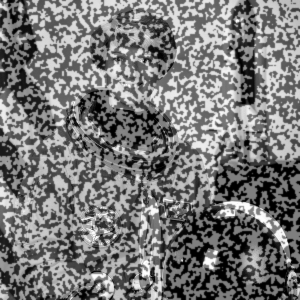
#> input picture main/getting_started/astronaut0.png, 300 x 300 px
$ python strain_window_measured.py
#> lines starting #> are read from the running program, lines starting #| are printed output that depends on the picture
#> in read, returned value is the input picture: shape (300, 300); min 0, max 255, mean 120.2
### src/dictk/image.py
"""Image I/O, grayscale conversion, combination, and inspection utilities."""

import base64
import importlib.resources
from pathlib import Path
from typing import NamedTuple

import imageio.v3 as iio
import numpy as np
from scipy.interpolate import RegularGridInterpolator
from scipy.ndimage import zoom


class PixelCoordinate(NamedTuple):
    """A pixel location in an image's reference frame.

    Attributes:
        x: Horizontal pixel coordinate, increasing left to right.
        y: Vertical pixel coordinate, increasing top to bottom.
    """

    x: int
    y: int


class SubpixelCoordinate(NamedTuple):
    """A sub-pixel location in an image's reference frame.

    Same reference frame as [`PixelCoordinate`](#PixelCoordinate), but
    `x`/`y` are `float`, not `int` -- returned by
    [`dictk.translation.locate_subpixel`](./translation.html#locate_subpixel)
    and [`dictk.grid.locate_subpixel`](./grid.html#locate_subpixel),
    which recover a fractional position via subpixel refinement.
    `PixelCoordinate`'s own `int` fields would silently truncate exactly
    the value those functions exist to preserve.

    Attributes:
        x: Horizontal pixel coordinate, increasing left to right.
        y: Vertical pixel coordinate, increasing top to bottom.
    """

    x: float
    y: float


# [237 lines left out: functions subimage, checkerboard, astronaut, is_rgba, rgba_to_gray, combine and 2 more, not called in this run]


def _backward_map(
    arr: np.ndarray, xs_source: np.ndarray, ys_source: np.ndarray
) -> np.ndarray:
    """Sample `arr` via bilinear interpolation at (xs_source, ys_source).

    Shared by geometric-transform functions (`stretch`, `translate`, ...):
    each computes where every output pixel's source coordinate falls under
    its own inverse transform, then hands the resulting coordinate grids
    here to do the actual sampling. Coordinates outside `arr`'s bounds are
    filled with black (0).

    Args:
        arr: A 2D grayscale image array.
        xs_source: Source x-coordinate for each output pixel, shape (height, width).
        ys_source: Source y-coordinate for each output pixel, shape (height, width).

    Returns:
        A 2D uint8 array, same shape as `arr`.
    """
    height, width = arr.shape
#> height = 300; width = 300
    interpolator = RegularGridInterpolator(
        points=(np.arange(height), np.arange(width)),
        values=arr.astype(np.float64),
        method="linear",
        bounds_error=False,
        fill_value=0.0,
    )
    points = np.stack((ys_source.ravel(), xs_source.ravel()), axis=1)
#> points = 90000 pairs, first value 0 to 299, second value 0 to 293.1
    deformed = interpolator(points).reshape(arr.shape)
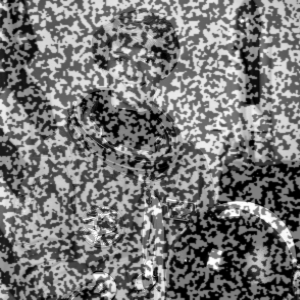
#> deformed: shape (300, 300) float64; min 0, max 254.9, mean 120.2
    return np.clip(deformed, 0, 255).astype(np.uint8)


def stretch(
    *, arr: np.ndarray, factor_x: float = 1.0, factor_y: float = 1.0
) -> np.ndarray:
    """Apply a uniaxial or biaxial stretch, pivoting on the image origin.

    Mimics a continuum-mechanics stretch deformation gradient
    diag(factor_x, factor_y), anchored at the image's top-left corner
    (x=0, y=0): that corner stays fixed, and content grows (factor > 1.0)
    or shrinks (factor < 1.0) away from it along each axis. Uses backward
    mapping — for each output pixel, the inverse of the stretch locates
    its source coordinate in `arr`, with bilinear interpolation for
    non-integer source coordinates — so the result has no gaps, unlike
    naively moving each source pixel forward. A factor < 1.0 shrinks
    content toward the origin, leaving black (fill value 0) margins along
    the far (bottom/right) edges.

    Args:
        arr: A 2D grayscale image array.
        factor_x: Stretch factor along the x-axis. Must be > 0.
        factor_y: Stretch factor along the y-axis. Must be > 0.

    Returns:
        A 2D uint8 array, same shape as `arr`.

    Raises:
        ValueError: If factor_x or factor_y is <= 0.
    """
    if factor_x <= 0:
        raise ValueError(f"factor_x {factor_x} must be > 0")
    if factor_y <= 0:
        raise ValueError(f"factor_y {factor_y} must be > 0")

    height, width = arr.shape
    xs, ys = np.meshgrid(np.arange(width), np.arange(height))

    # Backward mapping, pivoting on the origin (0, 0): for each output
    # pixel, the inverse of the stretch gives the coordinate to sample
    # from in the original image.
    xs_source = xs / factor_x
    ys_source = ys / factor_y

    return _backward_map(arr, xs_source, ys_source)


# [200 lines left out: functions translate, rotate, shear, complex_deform, crack_dislocation, not called in this run]


def read(*, path: Path) -> np.ndarray:
    """Read an image file into a NumPy array.

    Args:
        path: Path to the image file.

    Returns:
        The image as a NumPy array.
    """
    return iio.imread(path)


# [72 lines left out: functions write_svg, write, describe, not called in this run]

### src/dictk/grid.py
"""A rectangular collection of points, and batch point tracking across it."""

import heapq
from collections.abc import Sequence
from concurrent.futures import ProcessPoolExecutor, ThreadPoolExecutor
from enum import Enum
from functools import partial
from typing import Final

import numpy as np
from scipy.spatial import cKDTree

from dictk import translation, warp
from dictk.correlation import WindowingMethod
from dictk.image import PixelCoordinate, SubpixelCoordinate

# How many nearest points `locate_warp_propagated` links each point to.
# On a rectangular grid, 8 covers the 4 edge neighbors and 4 diagonals.
NEIGHBOR_COUNT: Final[int] = 8

# How many of the start search's best-scoring trials IC-GN refines.
START_SEED_COUNT: Final[int] = 3

# How many start searches in a row may fail `znssd_limit` before
# `locate_warp_propagated` stops trying new start points. A 40x40 px
# patch of unrelated speckle over the image center needed more than 5.
START_ATTEMPT_LIMIT: Final[int] = 10


class Executor(Enum):
    """Pool type `locate`'s `max_workers` parameter runs on.

    - THREAD: shares memory with the caller, no pickling. Pays a small
      scheduling cost on every task, which does not shrink as task count
      grows.
    - PROCESS: separate memory per worker, needs pickling. Pays a large
      fixed cost once, spawning workers and importing dependencies in
      each -- which then amortizes as task count grows.

    See [Parallelization](../getting_started/parallelization.html) for
    measured trade-offs between the two.
    """

    THREAD = "thread"
    PROCESS = "process"


# [109 lines left out: functions _locate_worker, _locate_subpixel_worker, _locate_warp_worker, not called in this run]


def generate(
    *,
    origin: PixelCoordinate,
    count_x: int,
    count_y: int,
    spacing_x: int,
    spacing_y: int,
) -> list[PixelCoordinate]:
    """Generate a rectangular collection of points spanning x and y.

    Points are returned in row-major order (top-left to bottom-right: all
    of row 0 first, then row 1, and so on) -- point `i` sits at the same
    index a later batch tracking call (see `locate`) returns its found
    position at.

    `count_x` and `count_y` need not be equal, and `spacing_x` and
    `spacing_y` need not be equal -- this is a general rectangular
    collection, not a square or uniformly-spaced one.

    `count_x` or `count_y` of exactly `1` is allowed here -- a single
    row or column of points is still a meaningful point-tracking grid on
    its own. That's looser than [`elements`](#elements)'s own
    requirement of `>= 2` along each axis, since forming even 1 finite
    element needs 2 points per axis. The two functions check their own,
    different preconditions independently -- `generate` doesn't know or
    care about elements.

    Args:
        origin: Position of the top-left point, in the source image's
            pixel reference frame.
        count_x: Number of points along x. Must be >= 1.
        count_y: Number of points along y. Must be >= 1.
        spacing_x: Pixel spacing between adjacent points along x.
        spacing_y: Pixel spacing between adjacent points along y.

    Returns:
        A list of `count_x * count_y` `PixelCoordinate`s, in row-major
        order.

    Raises:
        ValueError: If `count_x` or `count_y` is less than 1.
    """
    if count_x < 1:
        raise ValueError(f"count_x {count_x} must be >= 1")
    if count_y < 1:
        raise ValueError(f"count_y {count_y} must be >= 1")

    return [
        PixelCoordinate(x=origin.x + i * spacing_x, y=origin.y + j * spacing_y)
        for j in range(count_y)
        for i in range(count_x)
    ]


# [280 lines left out: functions elements, locate, locate_subpixel, not called in this run]


def locate_warp(
    *,
    reference_image: np.ndarray,
    current_image: np.ndarray,
    reference_points: Sequence[PixelCoordinate],
    search_centers: Sequence[PixelCoordinate] | None = None,
    kernel_margin_width: int,
    kernel_margin_height: int,
    search_margin_width: int,
    search_margin_height: int,
    windowing: WindowingMethod | None = None,
    max_iterations: int = 50,
    tolerance: float = 1e-6,
    max_workers: int | None = None,
    executor: Executor = Executor.THREAD,
) -> list[SubpixelCoordinate]:
    """Batch version of `dictk.warp.locate`: track many points at once
    by warping an affine kernel.

    Same structure as [`locate_subpixel`](#locate_subpixel) -- see
    [`locate`](#locate)'s own docstring for the full explanation of
    `search_centers`, `windowing`, `max_workers`, and `executor`.
    `reference_image`'s gradients and `current_image`'s spline
    coefficients are computed once per call, then shared by every point.

    Args:
        reference_image: The reference (undeformed) 2D grayscale image.
        current_image: The current (deformed) 2D grayscale image.
        reference_points: Each point's fixed, known position, in
            `reference_image`'s pixel reference frame.
        search_centers: Where to center each point's whole-pixel search
            -- see `locate`'s own docstring. If `None` (default), each
            point's own `reference_points` entry is used.
        kernel_margin_width: Half each kernel's width, in pixels, not
            counting its center column. Must be >= 1.
        kernel_margin_height: Half each kernel's height, in pixels, not
            counting its center row. Must be >= 1.
        search_margin_width: Half each whole-pixel search area's width,
            in pixels. Must be greater than `kernel_margin_width`.
        search_margin_height: Half each whole-pixel search area's
            height, in pixels. Must be greater than
            `kernel_margin_height`.
        windowing: Passed straight through to each point's whole-pixel
            stage. Default `None` applies no windowing.
        max_iterations: The most IC-GN updates per point. Default `50`.
            Must be >= 1.
        tolerance: IC-GN stops once every warp parameter's update falls
            below this. Default `1e-6`. Must be > 0.
        max_workers: If given, points are tracked concurrently across
            this many workers instead of one at a time.
        executor: Which pool type `max_workers` runs on. Ignored if
            `max_workers` is `None`. Default `Executor.THREAD`.

    Returns:
        Each point's location, in `current_image`'s pixel reference
        frame, generally fractional, in the same order as
        `reference_points`.

    Raises:
        ValueError: If `search_centers` is given but its length doesn't
            match `reference_points`, `max_workers` is less than 1,
            `max_iterations` is less than 1, `tolerance` is not
            positive, or any margin fails `dictk.translation.locate`'s
            own checks.
    """
    if search_centers is None:
        search_centers = reference_points
    elif len(search_centers) != len(reference_points):
        raise ValueError(
            f"search_centers length ({len(search_centers)}) must match "
            f"reference_points length ({len(reference_points)})"
        )
    if max_workers is not None and max_workers < 1:
        raise ValueError(f"max_workers {max_workers} must be >= 1")
    if max_iterations < 1:
        raise ValueError(f"max_iterations {max_iterations} must be >= 1")
    if tolerance <= 0:
        raise ValueError(f"tolerance {tolerance} must be > 0")

    worker = partial(
        _locate_warp_worker,
        reference_image=reference_image,
        current_image=current_image,
#> (the run stopped early here; a loop or call above may not have finished)

$ run again, with main/getting_started/astronaut_300w_by_300h.png copied over main/getting_started/astronaut0.png
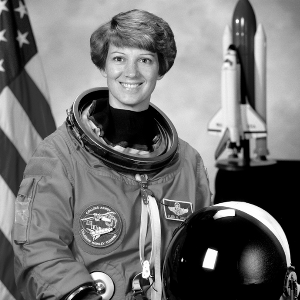
#> input picture main/getting_started/astronaut_300w_by_300h.png, 300 x 300 px
#> in read, returned value is the input picture: shape (300, 300); min 0, max 255, mean 113.8
#> points = 90000 pairs, first value 0 to 299, second value 0 to 293.1
#> in _backward_map, `deformed = interpolator(points).reshape(arr.shape)`:
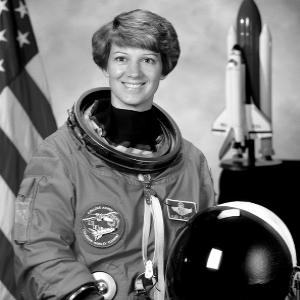
#> deformed: shape (300, 300) float64; min 0, max 255, mean 114.4
